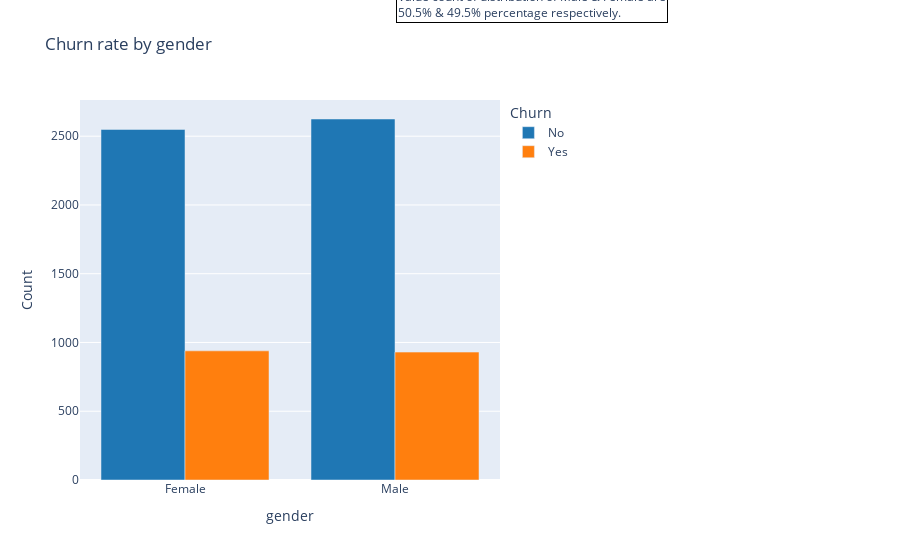
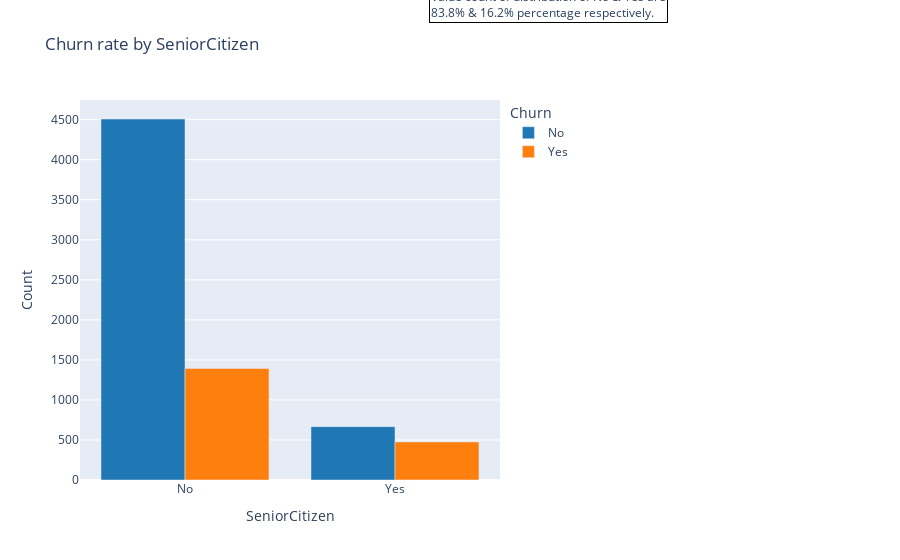
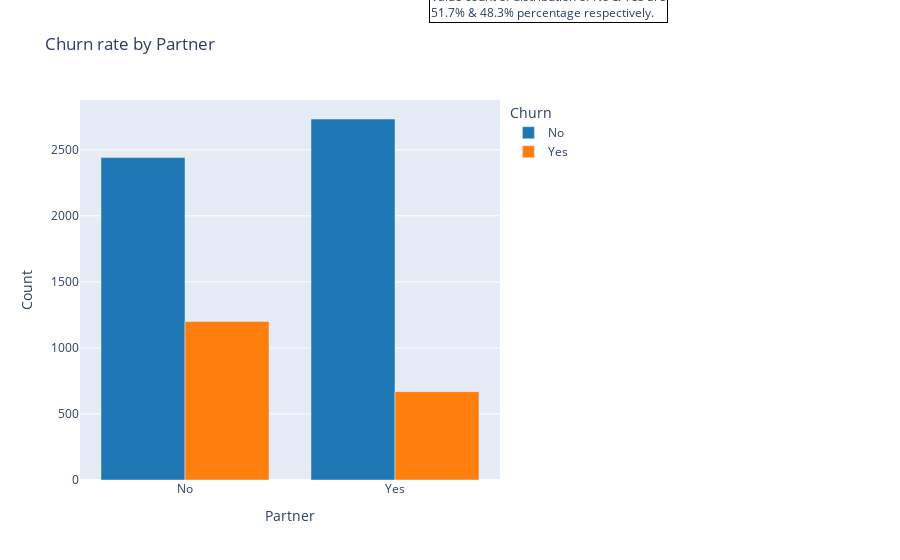
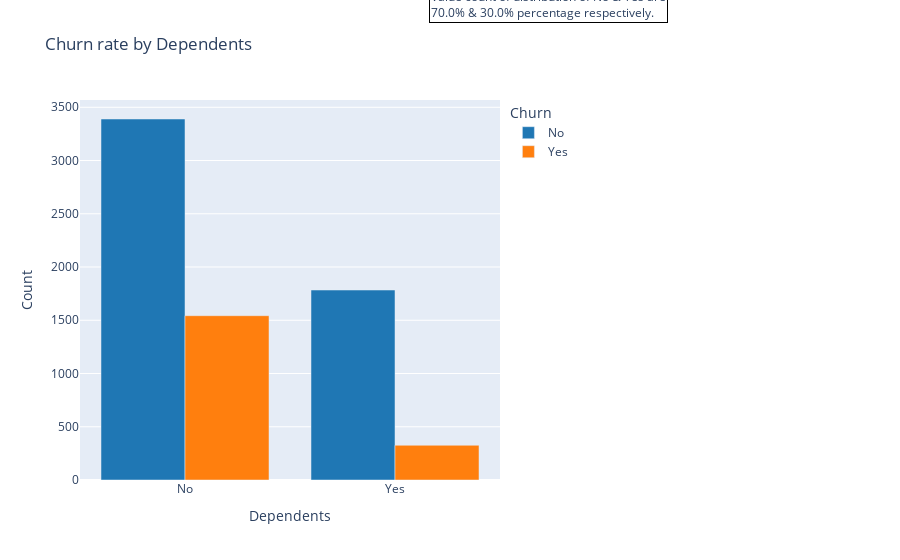

Here is the notebook cell these charts were saved with, in order:
### Code cell
#Gender feature plot
bar('gender')
#SeniorCitizen feature plot 
data_df.loc[data_df.SeniorCitizen==0,'SeniorCitizen'] = "No"   #convert 0 to No in all data instances
data_df.loc[data_df.SeniorCitizen==1,'SeniorCitizen'] = "Yes"  #convert 1 to Yes in all data instances
bar('SeniorCitizen')
#Partner feature plot
bar('Partner')
#Dependents feature plot
bar('Dependents')

### Figure 1 — Plotly figure (JSON) as saved in the notebook; plotly's stock layout.template omitted (floating-point values rounded to 4 significant figures)
{"data": [{"alignmentgroup": "True", "hovertemplate": "Churn=No<br>gender=%{x}<br>Count=%{y}<extra></extra>", "legendgroup": "No", "marker": {"color": "#1F77B4", "pattern": {"shape": ""}}, "name": "No", "offsetgroup": "No", "orientation": "v", "showlegend": true, "textposition": "auto", "type": "bar", "x": ["Female", "Male"], "xaxis": "x", "y": [2549, 2625], "yaxis": "y"}, {"alignmentgroup": "True", "hovertemplate": "Churn=Yes<br>gender=%{x}<br>Count=%{y}<extra></extra>", "legendgroup": "Yes", "marker": {"color": "#FF7F0E", "pattern": {"shape": ""}}, "name": "Yes", "offsetgroup": "Yes", "orientation": "v", "showlegend": true, "textposition": "auto", "type": "bar", "x": ["Female", "Male"], "xaxis": "x", "y": [939, 930], "yaxis": "y"}], "layout": {"annotations": [{"align": "left", "bordercolor": "black", "borderwidth": 1, "showarrow": false, "text": "Value count of distribution of Male & Female are<br>50.5% & 49.5% percentage respectively.", "x": 1.4, "xref": "paper", "y": 1.3, "yref": "paper"}], "barmode": "group", "legend": {"title": {"text": "Churn"}, "tracegroupgap": 0}, "margin": {"r": 400}, "title": {"text": "Churn rate by gender"}, "xaxis": {"anchor": "y", "domain": [0, 1], "title": {"text": "gender"}}, "yaxis": {"anchor": "x", "domain": [0, 1], "title": {"text": "Count"}}}}

### Figure 2 — Plotly figure (JSON) as saved in the notebook; plotly's stock layout.template omitted (floating-point values rounded to 4 significant figures)
{"data": [{"alignmentgroup": "True", "hovertemplate": "Churn=No<br>SeniorCitizen=%{x}<br>Count=%{y}<extra></extra>", "legendgroup": "No", "marker": {"color": "#1F77B4", "pattern": {"shape": ""}}, "name": "No", "offsetgroup": "No", "orientation": "v", "showlegend": true, "textposition": "auto", "type": "bar", "x": ["No", "Yes"], "xaxis": "x", "y": [4508, 666], "yaxis": "y"}, {"alignmentgroup": "True", "hovertemplate": "Churn=Yes<br>SeniorCitizen=%{x}<br>Count=%{y}<extra></extra>", "legendgroup": "Yes", "marker": {"color": "#FF7F0E", "pattern": {"shape": ""}}, "name": "Yes", "offsetgroup": "Yes", "orientation": "v", "showlegend": true, "textposition": "auto", "type": "bar", "x": ["No", "Yes"], "xaxis": "x", "y": [1393, 476], "yaxis": "y"}], "layout": {"annotations": [{"align": "left", "bordercolor": "black", "borderwidth": 1, "showarrow": false, "text": "Value count of distribution of No & Yes are<br>83.8% & 16.2% percentage respectively.", "x": 1.4, "xref": "paper", "y": 1.3, "yref": "paper"}], "barmode": "group", "legend": {"title": {"text": "Churn"}, "tracegroupgap": 0}, "margin": {"r": 400}, "title": {"text": "Churn rate by SeniorCitizen"}, "xaxis": {"anchor": "y", "domain": [0, 1], "title": {"text": "SeniorCitizen"}}, "yaxis": {"anchor": "x", "domain": [0, 1], "title": {"text": "Count"}}}}

### Figure 3 — Plotly figure (JSON) as saved in the notebook; plotly's stock layout.template omitted (floating-point values rounded to 4 significant figures)
{"data": [{"alignmentgroup": "True", "hovertemplate": "Churn=No<br>Partner=%{x}<br>Count=%{y}<extra></extra>", "legendgroup": "No", "marker": {"color": "#1F77B4", "pattern": {"shape": ""}}, "name": "No", "offsetgroup": "No", "orientation": "v", "showlegend": true, "textposition": "auto", "type": "bar", "x": ["No", "Yes"], "xaxis": "x", "y": [2441, 2733], "yaxis": "y"}, {"alignmentgroup": "True", "hovertemplate": "Churn=Yes<br>Partner=%{x}<br>Count=%{y}<extra></extra>", "legendgroup": "Yes", "marker": {"color": "#FF7F0E", "pattern": {"shape": ""}}, "name": "Yes", "offsetgroup": "Yes", "orientation": "v", "showlegend": true, "textposition": "auto", "type": "bar", "x": ["No", "Yes"], "xaxis": "x", "y": [1200, 669], "yaxis": "y"}], "layout": {"annotations": [{"align": "left", "bordercolor": "black", "borderwidth": 1, "showarrow": false, "text": "Value count of distribution of No & Yes are<br>51.7% & 48.3% percentage respectively.", "x": 1.4, "xref": "paper", "y": 1.3, "yref": "paper"}], "barmode": "group", "legend": {"title": {"text": "Churn"}, "tracegroupgap": 0}, "margin": {"r": 400}, "title": {"text": "Churn rate by Partner"}, "xaxis": {"anchor": "y", "domain": [0, 1], "title": {"text": "Partner"}}, "yaxis": {"anchor": "x", "domain": [0, 1], "title": {"text": "Count"}}}}

### Figure 4 — Plotly figure (JSON) as saved in the notebook; plotly's stock layout.template omitted (floating-point values rounded to 4 significant figures)
{"data": [{"alignmentgroup": "True", "hovertemplate": "Churn=No<br>Dependents=%{x}<br>Count=%{y}<extra></extra>", "legendgroup": "No", "marker": {"color": "#1F77B4", "pattern": {"shape": ""}}, "name": "No", "offsetgroup": "No", "orientation": "v", "showlegend": true, "textposition": "auto", "type": "bar", "x": ["No", "Yes"], "xaxis": "x", "y": [3390, 1784], "yaxis": "y"}, {"alignmentgroup": "True", "hovertemplate": "Churn=Yes<br>Dependents=%{x}<br>Count=%{y}<extra></extra>", "legendgroup": "Yes", "marker": {"color": "#FF7F0E", "pattern": {"shape": ""}}, "name": "Yes", "offsetgroup": "Yes", "orientation": "v", "showlegend": true, "textposition": "auto", "type": "bar", "x": ["No", "Yes"], "xaxis": "x", "y": [1543, 326], "yaxis": "y"}], "layout": {"annotations": [{"align": "left", "bordercolor": "black", "borderwidth": 1, "showarrow": false, "text": "Value count of distribution of No & Yes are<br>70.0% & 30.0% percentage respectively.", "x": 1.4, "xref": "paper", "y": 1.3, "yref": "paper"}], "barmode": "group", "legend": {"title": {"text": "Churn"}, "tracegroupgap": 0}, "margin": {"r": 400}, "title": {"text": "Churn rate by Dependents"}, "xaxis": {"anchor": "y", "domain": [0, 1], "title": {"text": "Dependents"}}, "yaxis": {"anchor": "x", "domain": [0, 1], "title": {"text": "Count"}}}}
